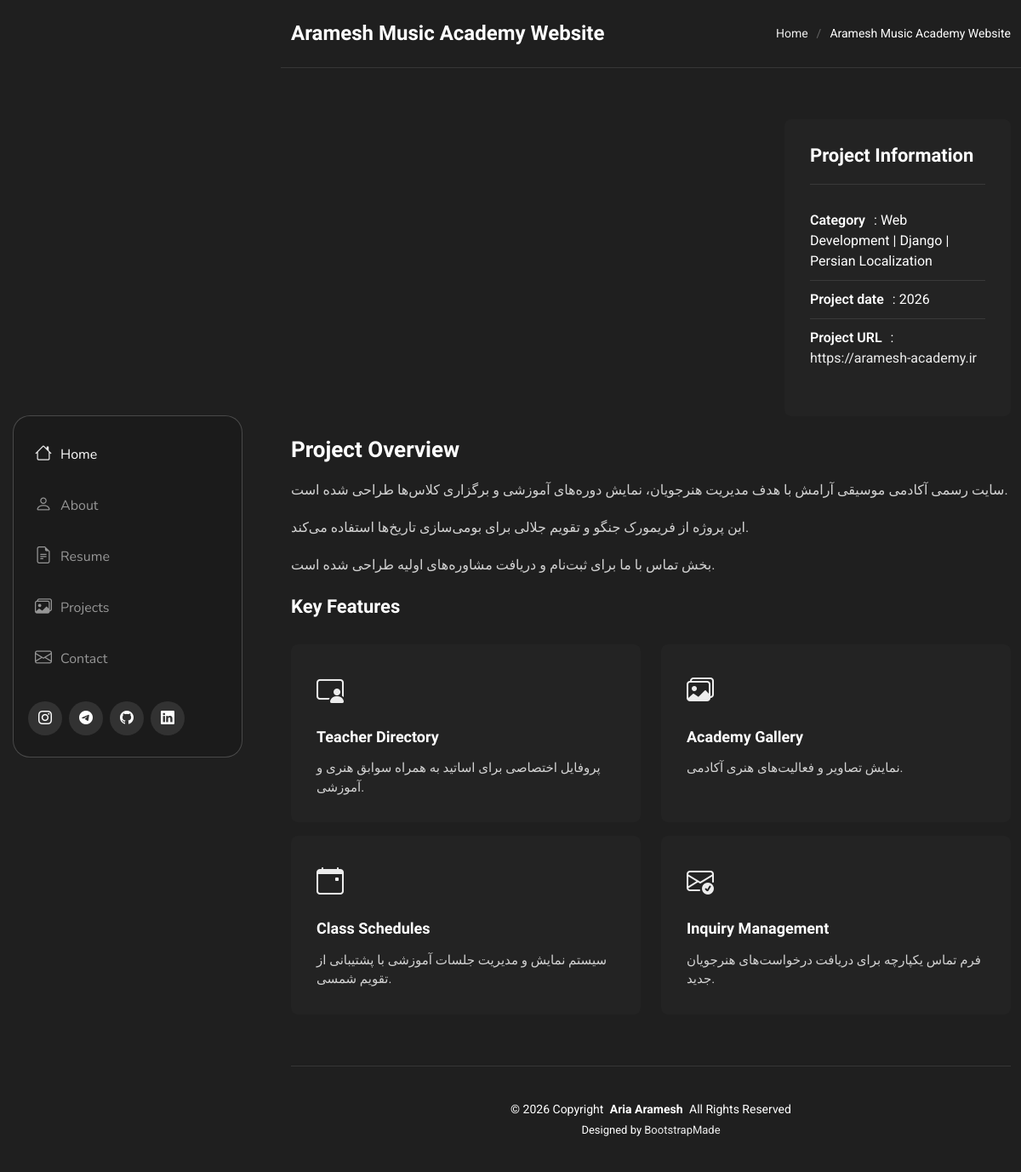
The app's page /project/3/ with its own data.
### portfolio/models.py (models this page shows, shortened)
class Project(models.Model):
    title = models.CharField(max_length=200)
    category = models.CharField(max_length=200)
    filter_class = models.CharField(max_length=50)
    image = models.CharField(max_length=255)  # Path to thumbnail
    MEDIA_TYPE_CHOICES = [
        ('image', 'Image'),
        ('video', 'Video'),
    ]
    media_type = models.CharField(max_length=10, choices=MEDIA_TYPE_CHOICES, default='image')
    media_src = models.CharField(max_length=255)
    media_poster = models.CharField(max_length=255, blank=True, null=True)
    date = models.CharField(max_length=50)
    url = models.URLField(blank=True, null=True)

class ProjectOverview(models.Model):
    project = models.ForeignKey(Project, related_name='overview_points', on_delete=models.CASCADE)
    text = models.TextField()

class ProjectFeature(models.Model):
    project = models.ForeignKey(Project, related_name='features', on_delete=models.CASCADE)
    icon = models.CharField(max_length=50)
    title = models.CharField(max_length=200)
    description = models.TextField()

### portfolio/views.py (the view)
# urls.py: path('project/<int:pk>/', ProjectDetailView.as_view(), name='project_detail'),
class ProjectDetailView(DetailView):
    model = Project
    template_name = 'portfolio/project-details.html'
    context_object_name = 'project'

### portfolio/context_processors.py (called while the page is built)
def current_year(request):
    return {
        'current_year': datetime.now().year
    }

### portfolio/templates/portfolio/project-details.html (shortened to what this page needs)
{% extends "portfolio/base.html" %}
{% load static %}
{% block body_class %}project-details-page{% endblock %}
{% block content %}
    <div class="page-title dark-background">
      <div class="container d-lg-flex justify-content-between align-items-center">
        <h1 class="mb-2 mb-lg-0">{{ project.title }}</h1>
        <nav class="breadcrumbs">
          <ol>
            <li><a href="{% url 'index' %}">Home</a></li>
            <li class="current">{{ project.title }}</li>
          </ol>
        </nav>
      </div>
    </div>
    <section id="portfolio-details" class="portfolio-details section">
      <div class="container" data-aos="fade-up" data-aos-delay="100">
        <div class="row gy-4">
          <div class="col-lg-8">
            <div class="portfolio-details-slider swiper init-swiper">
              <div class="swiper-wrapper align-items-center">
                <div class="swiper-slide">
                  {% if project.media_type == "video" %}
                    <video
                      id="project-video"
                      class="img-fluid w-100"
                      controls
                      playsinline
                      preload="metadata"
                      poster="{% if project.media_poster %}{% static project.media_poster %}{% endif %}"
                    >
                      <source src="{% static project.media_src %}" type="video/mp4">
                      Your browser does not support the video tag.
                    </video>
                  {% else %}
                    <img
                      src="{% static project.image %}"
                      alt="{{ project.title }}"
                      class="img-fluid"
                      loading="lazy"
                      decoding="async"
                    >
                  {% endif %}
                </div>
              </div>
            </div>
          </div>
          <div class="col-lg-4">
            <div class="portfolio-info" data-aos="fade-left" data-aos-delay="200">
              <h3>Project Information</h3>
              <ul>
                <li><strong>Category</strong>: {{ project.category }}</li>
                <li><strong>Project date</strong>: {{ project.date }}</li>
                {% if project.url %}
                <li><strong>Project URL</strong>: <a href="{{ project.url }}" target="_blank" rel="noopener noreferrer">{{ project.url }}</a></li>
                {% endif %}
              </ul>
            </div>
          </div>
          <div class="col-lg-12">
            <div class="portfolio-description" data-aos="fade-up" data-aos-delay="300">
              <h2>Project Overview</h2>
              {% for point in project.overview_points.all %}
                <p>{{ point.text }}</p>
              {% endfor %}
              {% if project.features.all %}
              <div class="features mt-4">
                <h3>Key Features</h3>
                <div class="row gy-3">
                  {% for feature in project.features.all %}
                  <div class="col-md-6">
                    <div class="feature-item" data-aos="fade-up" data-aos-delay="{{ forloop.counter0|add:4 }}00">
                      {% if feature.icon %}
                      <i class="{{ feature.icon }}"></i>
                      {% endif %}
                      <h4>{{ feature.title }}</h4>
                      <p>{{ feature.description }}</p>
                    </div>
                  </div>
                  {% endfor %}
                </div>
              </div>
              {% endif %}
            </div>
          </div>
        </div>
      </div>
    </section>
{% endblock %}

### portfolio/templates/portfolio/base.html (shortened to what this page needs)
{% load static %}
<!DOCTYPE html>
<html lang="en">
<head>
  <link href="{% static 'vendor/bootstrap/css/bootstrap.min.css' %}" rel="stylesheet">
  <link href="{% static 'vendor/bootstrap-icons/bootstrap-icons.css' %}" rel="stylesheet">
  <link href="{% static 'vendor/aos/aos.css' %}" rel="stylesheet">
  <link href="{% static 'vendor/glightbox/css/glightbox.min.css' %}" rel="stylesheet">
  <link href="{% static 'vendor/swiper/swiper-bundle.min.css' %}" rel="stylesheet">
  <link href="{% static 'css/main.css' %}" rel="stylesheet">
</head>
<body class="{% block body_class %}index-page{% endblock %}">
  {% include "portfolio/partials/_navbar.html" %}
  <main class="main">
    {% block content %}{% endblock %}
  </main>
  {% include "portfolio/partials/_footer.html" %}
</body>
</html>

### portfolio/templates/portfolio/partials/_navbar.html (shortened to what this page needs)
<header id="header" class="header dark-background d-flex flex-column justify-content-center">
    <div class="header-container d-flex flex-column align-items-start">
      <nav id="navmenu" class="navmenu">
        <ul>
          <li><a href="{% url 'index' %}#hero" class="active"><i class="bi bi-house navicon"></i>Home</a></li>
          <li><a href="{% url 'index' %}#about"><i class="bi bi-person navicon"></i> About</a></li>
          <li><a href="{% url 'index' %}#resume"><i class="bi bi-file-earmark-text navicon"></i> Resume</a></li>
          <li><a href="{% url 'index' %}#projects"><i class="bi bi-images navicon"></i> Projects</a></li>
          <li><a href="{% url 'index' %}#contact"><i class="bi bi-envelope navicon"></i> Contact</a></li>
        </ul>
      </nav>
      <div class="social-links text-center">
        <a href="https://www.instagram.com/aria__am/" class="instagram" target="_blank"><i class="bi bi-instagram"></i></a>
        <a href="https://t.me/aria_a_m" class="telegram" target="_blank"><i class="bi bi-telegram"></i></a>
        <a href="https://github.com/Aramesh-Aria" target="_blank"><i class="bi bi-github"></i></a>
        <a href="https://www.linkedin.com/login" target="_blank"><i class="bi bi-linkedin"></i></a>
      </div>
    </div>
  </header>

### portfolio/templates/portfolio/partials/_footer.html (shortened to what this page needs)
<footer id="footer" class="footer position-relative">
  <div class="container">
    <div class="copyright text-center ">
      <p>© {{ current_year }} <span>Copyright</span> <strong class="px-1 sitename">Aria Aramesh </strong> <span>All Rights Reserved</span></p>
    </div>
    <div class="credits">
      Designed by <a href="https://bootstrapmade.com/">BootstrapMade</a>
    </div>
  </div>
</footer>

### records on screen
Project: title "Aramesh Music Academy Website", image (picture), category "Web Development | Django | Persian Localization", date "2026", url "https://aramesh-academy.ir"
ProjectOverview: text "سایت رسمی آکادمی موسیقی آرامش با هدف مدیریت هنرجویان، نمایش دوره‌های آموزشی و برگزاری کلاس‌ها طراحی شده است."
ProjectOverview: text "این پروژه از فریمورک جنگو و تقویم جلالی برای بومی‌سازی تاریخ‌ها استفاده می‌کند."
ProjectOverview: text "بخش تماس با ما برای ثبت‌نام و دریافت مشاوره‌های اولیه طراحی شده است."
ProjectFeature: title "Teacher Directory", description "پروفایل اختصاصی برای اساتید به همراه سوابق هنری و آموزشی."
ProjectFeature: title "Academy Gallery", description "نمایش تصاویر و فعالیت‌های هنری آکادمی."
ProjectFeature: title "Class Schedules", description "سیستم نمایش و مدیریت جلسات آموزشی با پشتیبانی از تقویم شمسی."
ProjectFeature: title "Inquiry Management", description "فرم تماس یکپارچه برای دریافت درخواست‌های هنرجویان جدید."
